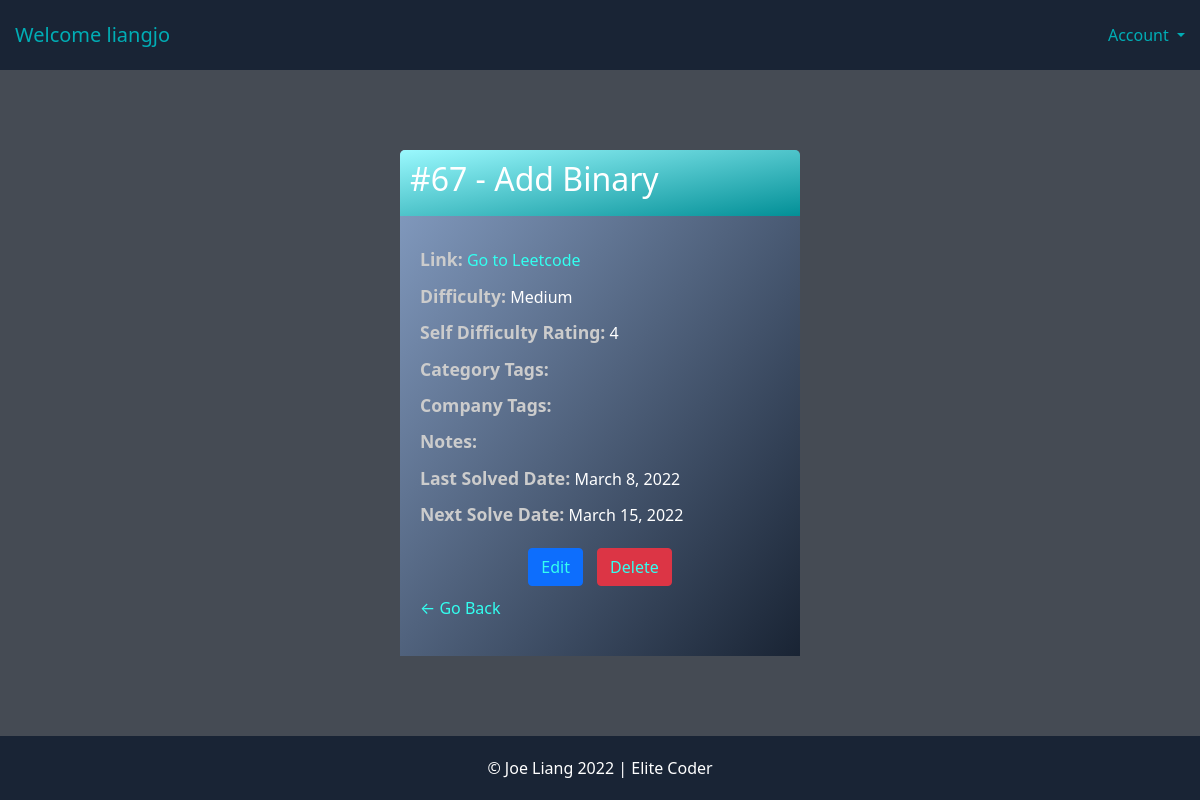
The page /problem/19/ (signed in) on the database as committed earlier.
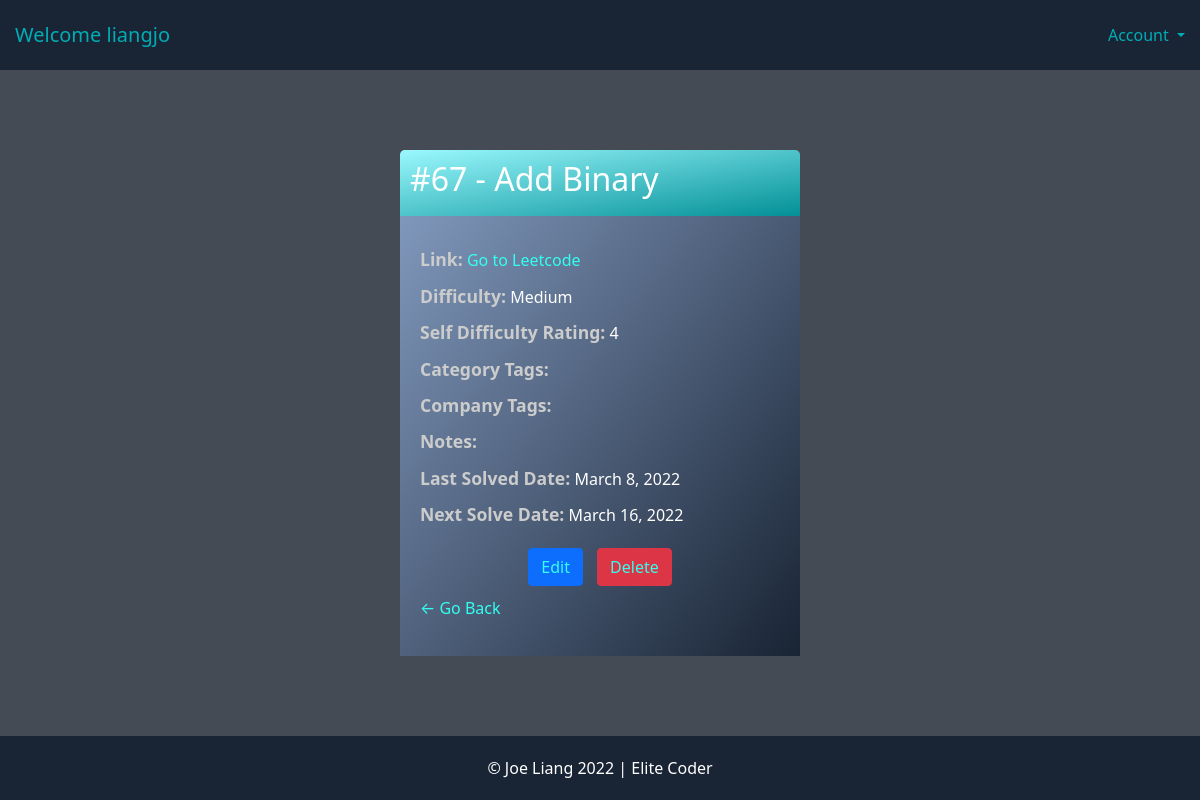
The same page on the database as committed later.
### base/models.py (models this page shows, shortened)
class Problem(models.Model):
   user = models.ForeignKey(User, on_delete=models.CASCADE, null=True, blank=True)
   number = models.PositiveIntegerField()
   title = models.CharField(max_length=100)
   link = models.URLField(max_length=500, default="")
   difficulty = models.CharField(max_length=6, choices=DIFFICULTY_CHOICES, default='medium')
   rating = models.CharField(verbose_name='Self Difficulty Rating', max_length=2, choices=RATING_CHOICES, default='3')
   categories = models.TextField(default='', verbose_name="Category Tags (comma separated)", blank=True)
   companies = models.TextField(default='', verbose_name="Company Tags (comma separated)", blank=True)
   notes = models.TextField(default='', blank=True)
   last_solved = models.DateField(default=date.today)
   next_solve = models.DateField(null=True, blank=True)
   def __str__(self):
      return '#'+str(self.number)+' - '+self.title

### base/views.py (the view)
# urls.py: path('problem/<int:pk>/', ProblemDetail.as_view(), name='problem-detail'),
class ProblemDetail(LoginRequiredMixin, DetailView):
    model = Problem
    context_object_name = 'problem'

### account/models.py (called while the page is built)
	def __str__(self):
		return self.username

### base/templates/base/problem_detail.html
{% extends 'base/base.html' %}
{% block content %}
<div class="form-small">
    <div class="header-bar">
        <h2>{{problem}}</h2>
    </div>
    <div class="card-body">
        <div class="detail-item"><span class="detail-item-name">Link:</span> <a href={{problem.link}} target="_blank">Go to Leetcode</a></div>
        <div class="detail-item"><span class="detail-item-name">Difficulty:</span> {{problem.difficulty}}</div>
        <div class="detail-item"><span class="detail-item-name">Self Difficulty Rating:</span> {{problem.rating}}</div>
        <div class="detail-item"><span class="detail-item-name">Category Tags:</span> {{problem.categories}}</div>
        <div class="detail-item"><span class="detail-item-name">Company Tags:</span> {{problem.companies}}</div>
        <div class="detail-item"><span class="detail-item-name">Notes:</span> {{problem.notes}}</div>
        <div class="detail-item"><span class="detail-item-name">Last Solved Date:</span> {{problem.last_solved}}</div>
        <div class="detail-item"><span class="detail-item-name">Next Solve Date:</span> {{problem.next_solve}}</div>
        <div style="text-align: center; margin-top: 20px;">
            <button style="margin-right: 10px;" class="btn btn-primary"><a href="{% url 'problem-update' problem.id %}">Edit</a></button>
            <button class="btn btn-danger"><a href="{% url 'problem-delete' problem.id %}">Delete</a></button>
        </div>
        <p><a href="{% url 'problems' %}">&#8592; Go Back</a></p>
    </div>
</div>
{% endblock content %}

Rows that differ between the two databases and show on the page:
changed Problem "#67 - Add Binary": next_solve "March 15, 2022" → "March 16, 2022"
